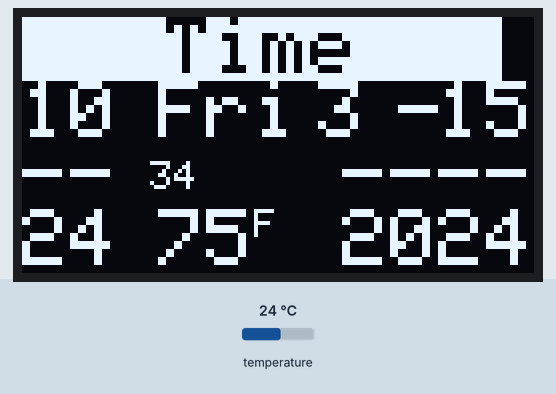
Bench run of a sketch on a simulated Arduino Uno, built with avr-gcc and run on an emulated ATmega328P. Parts: 128×64 one-colour display. The inputs (shaded band) are chosen by the test bench; at power-on: temperature 24 °C. The display library's start-up logo is not drawn; the local clock reads 2024-03-15 10:24:30 at power-on unless the sketch sets it.

Above: at 4.2 s.
4.3 s: temperature set to 12 °C
At 5.8 s:
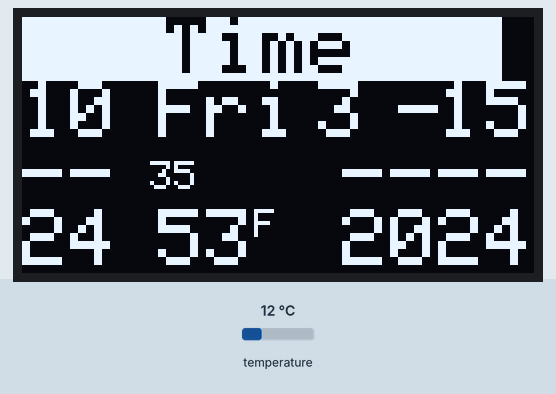
6.5 s: temperature set to 19 °C
At 7.6 s:
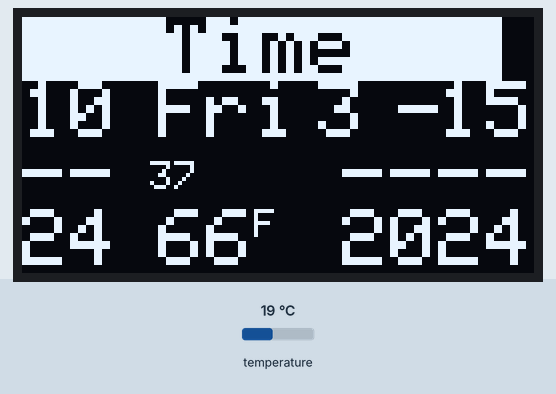
8.5 s: temperature set to 28 °C
At 10.8 s:
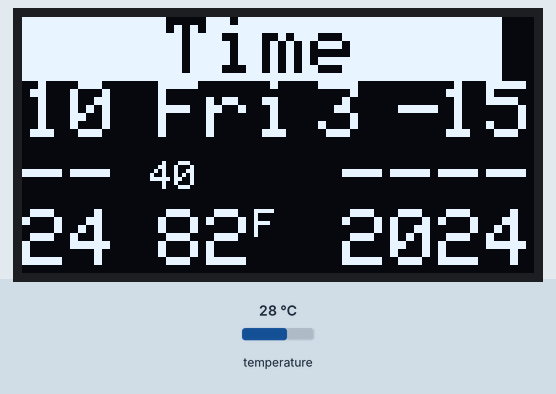
Timing chart, 0 to 12.3 s (numbered marks = the images above; inputs shaded):
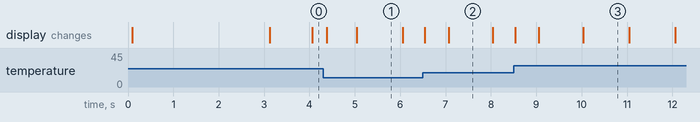

Measured:
- what the display in image 2 shows lasts 0.9 s, from 7.1 s to 8.0 s

The sketch:

NodeMCU_ESP8266_RTC_OLED_Clock.ino
```cpp
// Program written based on information from this tutorial: https://lastminuteengineers.com/ds3231-rtc-arduino-tutorial/
//#include <SPI.h>
//#include <Wire.h>
//#include <Adafruit_GFX.h>
#include <Adafruit_SSD1306.h>
#include "RTClib.h"

RTC_DS3231 rtc;

int tempC;
int tempF;

char daysOfTheWeek[7][12] = {"Sun", "Mon", "Tues", "Wed", "Thurs", "Fri", "Sat"};

#define SCREEN_WIDTH 128  // OLED display width, in pixels
#define SCREEN_HEIGHT 64  // OLED display height, in pixels
#define OLED_RESET    -1  // Reset pin # (or -1 if sharing reset pin)
Adafruit_SSD1306 display(SCREEN_WIDTH, SCREEN_HEIGHT, &Wire, OLED_RESET);

void setup()
{

Serial.begin(115200);

if (! rtc.begin()) {
Serial.println("Couldn't find RTC");
while (1);
}

if(!display.begin(SSD1306_SWITCHCAPVCC, 0x3C))
{
    Serial.println(F("SSD1306 allocation failed"));
    for(;;); // Don't proceed, loop forever
}
    // Remove or comment out below lines once you set the date & time on the RTC.
    // Following line sets the RTC to the date & time this sketch was compiled
    // rtc.adjust(DateTime(F(__DATE__), F(__TIME__)));
    // Uncomment below to see all full digits for date and time.
    // rtc.adjust(DateTime(2020, 12, 12, 12, 12, 12));

// display.setRotation(3); // Rotate display 90
 display.display();
 delay(2);
 display.clearDisplay();
//

display.clearDisplay();
display.setTextColor(BLACK,WHITE);
display.setTextSize(2);
display.setCursor(0,0);
display.print("Booting...");
display.setTextColor(WHITE);
display.display();
delay(3000);

}

void loop()
{

DateTime now = rtc.now();

display.clearDisplay();

//
// Show Time //
//

// Show the hours
display.setTextSize(2);
display.setCursor(0,16);
display.println(now.hour(), DEC);

// Split hours and minutes
display.setTextSize(2);
display.setCursor(0,32);
display.println("--");

// Show the minutes
display.setTextSize(2);
display.setCursor(0,48);
display.println(now.minute(), DEC);

// Show the seconds
display.setTextSize(1);
display.setCursor(32,36);
display.println(now.second(), DEC);

//
// Show Date //
//

// Show the Month
display.setTextSize(2);
display.setCursor(74,16);
display.println(now.month(), DEC);

// Show a split
display.setTextSize(2);
display.setCursor(94,16);
display.println("-");

// Show the day
display.setTextSize(2);
display.setCursor(104,16);
display.println(now.day(), DEC);

// Show a split
display.setTextSize(2);
display.setCursor(80,32);
display.println("----");

// Show the year
display.setTextSize(2);
display.setCursor(80,48);
display.println(now.year(), DEC);

//
// Show Title, Weekday, and Temp
//

// Show the weekday
display.setTextSize(2);
display.setCursor(34,16);
display.print(daysOfTheWeek[now.dayOfTheWeek()]);

// Show tempurature
display.setTextSize(2);
display.setCursor(34,48);
//display.print("Temp:");
tempC = rtc.getTemperature();
tempF = (tempC * 1.8) + 32.0;
display.print(tempF);    // Comment this line out and uncomment next line for Celsius
//display.print(tempC);
display.setTextSize(1);
display.print("F");

// Show the Title
display.setTextColor(BLACK,WHITE);
display.setTextSize(2);
display.setCursor(0,0);
display.print("   Time   ");
display.setTextColor(WHITE);

display.display();
}
```
